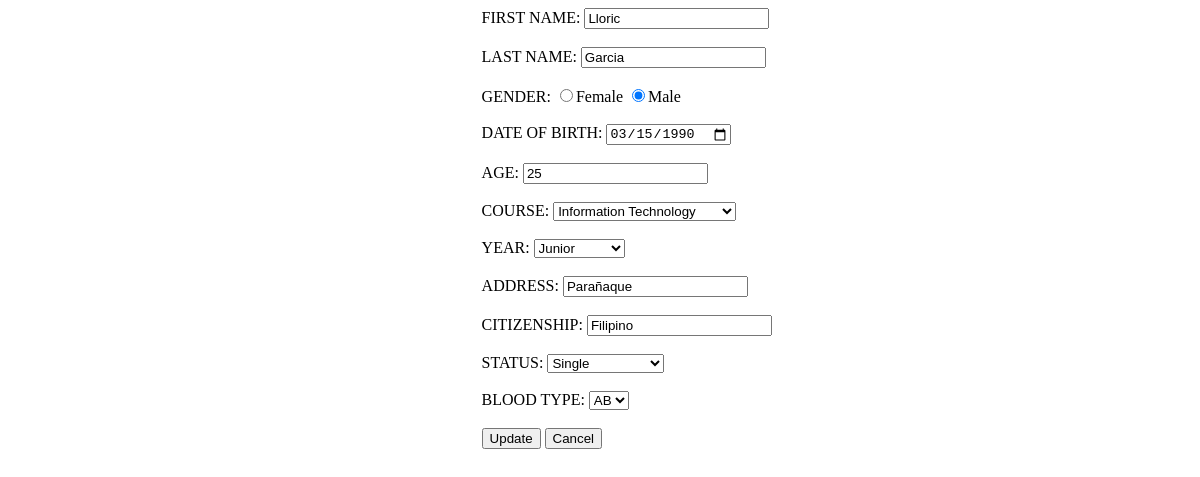
Screenshot of /update.php?id=21 with the database file from the repository.
### tables this page shows
CREATE TABLE IF NOT EXISTS `infotbl` (
  `ID` int(11) NOT NULL AUTO_INCREMENT,
  `FirstName` varchar(100) NOT NULL,
  `LastName` varchar(100) NOT NULL,
  `Gender` varchar(50) NOT NULL,
  `Dateofbirth` date NOT NULL,
  `Age` int(11) DEFAULT NULL,
  `Course` varchar(100) NOT NULL,
  `Year` varchar(50) DEFAULT NULL,
  `Address` varchar(100) NOT NULL,
  `Citizenship` varchar(100) DEFAULT NULL,
  `Status` varchar(100) DEFAULT NULL,
  `BloodType` varchar(10) DEFAULT NULL,
  PRIMARY KEY (`ID`)
);

### update.php (the view, shortened to what this page needs)
<!DOCTYPE html>
<html>
  <head>
    <link rel="stylesheet" type="text/css" href="stylesheet.css">
  </head>
<body>
<?php
  include "config.php";
      $fname=$lname=$gender=$bday=$age=$course=$year=$address=$citizenship=$status=$bt="";
          if(isset($_GET['id']) and$_SERVER["REQUEST_METHOD"]=="GET")
          {
              $ID=$_GET["id"];
              $sql = "SELECT * FROM infotbl WHERE ID=".$ID."";
              $rs=$conn->query($sql);
                        if ($rs->num_rows > 0)
                        {
                               while($row = $rs->fetch_assoc())
                               {
                                $fname=$row["FirstName"];
                                $lname=$row["LastName"];
                                $gender=$row["Gender"];
                                $bday=$row["Dateofbirth"];
                                $age=$row["Age"];
                                $course=$row["Course"];
                                $year=$row["Year"];
                                $address=$row["Address"];
                                $citizenship=$row["Citizenship"];
                                $status=$row["Status"];
                                $bt=$row["BloodType"];
                              }
                        }
          }
?>
<div class="form">
    <form action="#" method="post">
    FIRST NAME:
        <input type="text" name="fname" value="<?php echo $fname;?>">
        <br><br>
    LAST NAME:
        <input type="text" name="lname" value="<?php echo $lname;?>">
        <br><br>
    GENDER:
         <input type="radio" name="gender"
            <?php if (isset($gender) && $gender=="female") echo "checked";?>
         value="female">Female
         <input type="radio" name="gender"
            <?php if (isset($gender) && $gender=="male") echo "checked";?>
         value="male">Male
         <br><br>
    DATE OF BIRTH:
        <input type="date" name="bday" value="<?php echo $bday;?>"><br><br>
    AGE:
        <input type="text" name="age" value="<?php echo $age;?>">
        <br><br>
    COURSE: <select name="course">
            <option value="<?php echo $course;?>"><?php echo $course;?></option>
          </select><br><br>
    YEAR: <select name="year">
            <option value="<?php echo $year;?>"><?php echo $year;?></option>
      </select><br><br>
    ADDRESS:
          <input type="text" name="address" value="<?php echo $address;?>">
        <br><br>
    CITIZENSHIP:
          <input type="text" name="citizenship" value="<?php echo $citizenship;?>">
        <br><br>
    STATUS: <select name="status">
            <option value="<?php echo $status;?>"><?php echo $status;?></option>
      </select><br><br>
    BLOOD TYPE: <select name="bt">
            <option value="<?php echo $bt;?>"><?php echo $bt;?></option>
      </select><br><br>
    <input id="button" type="submit" name="update" value="Update">
        <input id="button" name="cancel" type="submit" onclick="history.go(-1);"  value="Cancel">
    </form>
</div>
</body>
</html>

### stylesheet.css (style rules this page uses)
.form { padding-left: 40%; }

### rows the page displays
infotbl: fname "Lloric", lname "Garcia", Gender "☑", bday "03/15/1990", age "25", course "Information Technology", year "Junior", address "Parañaque", citizenship "Filipino", status "Single", bt "AB"
